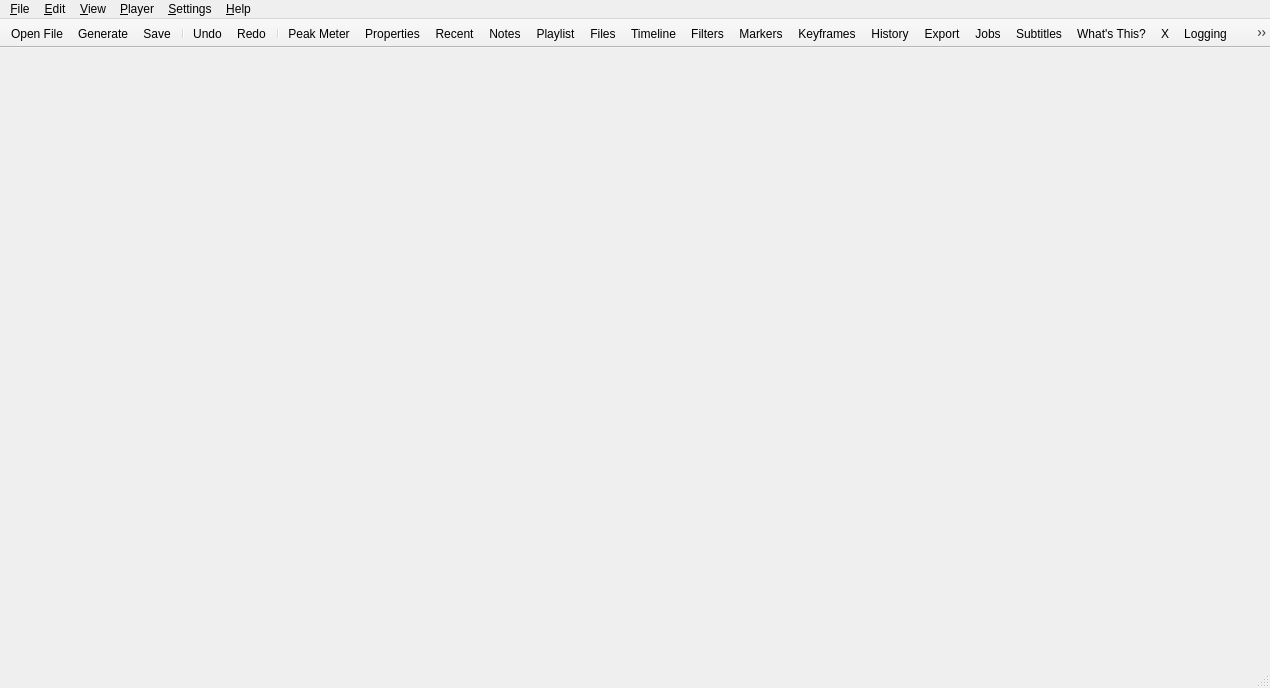
<?xml version="1.0" encoding="UTF-8"?>
<ui version="4.0">
 <class>MainWindow</class>
 <widget class="QMainWindow" name="MainWindow">
  <property name="geometry">
   <rect>
    <x>0</x>
    <y>0</y>
    <width>1270</width>
    <height>688</height>
   </rect>
  </property>
  <property name="windowTitle">
   <string>LingCut</string>
  </property>
  <property name="windowIcon">
   <iconset resource="../icons/resources.qrc">
    <normaloff>:/icons/lingcut-logo-64.png</normaloff>:/icons/lingcut-logo-64.png</iconset>
  </property>
  <widget class="QWidget" name="centralWidget">
   <layout class="QHBoxLayout" name="horizontalLayout">
    <property name="leftMargin">
     <number>0</number>
    </property>
    <property name="topMargin">
     <number>4</number>
    </property>
    <property name="rightMargin">
     <number>0</number>
    </property>
    <property name="bottomMargin">
     <number>0</number>
    </property>
   </layout>
  </widget>
  <widget class="QMenuBar" name="menuBar">
   <property name="geometry">
    <rect>
     <x>0</x>
     <y>0</y>
     <width>1270</width>
     <height>29</height>
    </rect>
   </property>
   <widget class="QMenu" name="menuFile">
    <property name="title">
     <string>&amp;File</string>
    </property>
    <widget class="QMenu" name="menuExport">
     <property name="title">
      <string>Export</string>
     </property>
     <addaction name="actionExportFrame"/>
     <addaction name="actionExportVideo"/>
     <addaction name="actionExportChapters"/>
     <addaction name="actionExportEDL"/>
    </widget>
    <widget class="QMenu" name="menuOtherVersions">
     <property name="title">
      <string>Other Versions</string>
     </property>
     <addaction name="separator"/>
    </widget>
    <widget class="QMenu" name="menuNew">
     <property name="title">
      <string>New</string>
     </property>
     <addaction name="actionNew"/>
    </widget>
    <addaction name="menuNew"/>
    <addaction name="actionOpen"/>
    <addaction name="actionOpenOther"/>
    <addaction name="actionOpenXML"/>
    <addaction name="separator"/>
    <addaction name="actionSave"/>
    <addaction name="actionSave_As"/>
    <addaction name="actionBackupSave"/>
    <addaction name="menuOtherVersions"/>
    <addaction name="separator"/>
    <addaction name="actionShowProjectFolder"/>
    <addaction name="menuExport"/>
    <addaction name="actionClose"/>
    <addaction name="separator"/>
    <addaction name="actionExit"/>
   </widget>
   <widget class="QMenu" name="menuView">
    <property name="title">
     <string>&amp;View</string>
    </property>
    <widget class="QMenu" name="menuLayout">
     <property name="title">
      <string>Layout</string>
     </property>
     <addaction name="actionLayoutLogging"/>
     <addaction name="actionLayoutEditing"/>
     <addaction name="actionLayoutEffects"/>
     <addaction name="actionLayoutColor"/>
     <addaction name="actionLayoutAudio"/>
     <addaction name="actionLayoutPlayer"/>
     <addaction name="separator"/>
     <addaction name="actionLayoutClip"/>
     <addaction name="actionLayoutPlaylist"/>
     <addaction name="separator"/>
     <addaction name="actionRestoreLayout"/>
     <addaction name="actionLayoutAdd"/>
    </widget>
    <addaction name="actionEnterFullScreen"/>
    <addaction name="menuLayout"/>
    <addaction name="actionShowTitleBars"/>
    <addaction name="actionShowToolbar"/>
    <addaction name="actionShowSmallIcons"/>
    <addaction name="actionShowTextUnderIcons"/>
    <addaction name="separator"/>
   </widget>
   <widget class="QMenu" name="menuEdit">
    <property name="title">
     <string>&amp;Edit</string>
    </property>
   </widget>
   <widget class="QMenu" name="menuPlayer">
    <property name="title">
     <string>&amp;Player</string>
    </property>
   </widget>
   <widget class="QMenu" name="menuHelp">
    <property name="title">
     <string>&amp;Help</string>
    </property>
    <addaction name="actionTopics"/>
    <addaction name="actionKeyboardShortcuts"/>
    <addaction name="actionWhatsThis"/>
    <addaction name="actionUpgrade"/>
    <addaction name="actionFAQ"/>
    <addaction name="actionTutorials"/>
    <addaction name="actionForum"/>
    <addaction name="separator"/>
    <addaction name="actionAbout_Shotcut"/>
    <addaction name="actionAbout_Qt"/>
   </widget>
   <widget class="QMenu" name="menuSettings">
    <property name="title">
     <string>&amp;Settings</string>
    </property>
    <widget class="QMenu" name="menuAudioChannels">
     <property name="title">
      <string>Audio Channels</string>
     </property>
     <addaction name="actionChannels1"/>
     <addaction name="actionChannels2"/>
     <addaction name="actionChannels4"/>
     <addaction name="actionChannels6"/>
    </widget>
    <widget class="QMenu" name="menuProfile">
     <property name="title">
      <string>Video Mode</string>
     </property>
     <addaction name="actionProfileAutomatic"/>
    </widget>
    <widget class="QMenu" name="menuProcessingMode">
     <property name="title">
      <string>Processing Mode</string>
     </property>
     <addaction name="actionNative8bitCpu"/>
     <addaction name="actionNative10bitCpu"/>
     <addaction name="actionLinear10bitCpu"/>
     <addaction name="actionLinear10bitGpuCpu"/>
    </widget>
    <widget class="QMenu" name="menuLanguage">
     <property name="title">
      <string>Language</string>
     </property>
    </widget>
    <widget class="QMenu" name="menuTheme">
     <property name="title">
      <string>Theme</string>
     </property>
     <addaction name="actionSystemTheme"/>
     <addaction name="actionSystemFusion"/>
     <addaction name="actionFusionDark"/>
     <addaction name="actionFusionLight"/>
    </widget>
    <widget class="QMenu" name="menuDrawingMethod">
     <property name="title">
      <string>Display Method</string>
     </property>
     <addaction name="actionDrawingAutomatic"/>
     <addaction name="actionDrawingOpenGL"/>
     <addaction name="actionDrawingDirectX"/>
     <addaction name="actionDrawingSoftware"/>
    </widget>
    <widget class="QMenu" name="menuJobPriority">
     <property name="title">
      <string>Job Priority</string>
     </property>
     <addaction name="actionJobPriorityLow"/>
     <addaction name="actionJobPriorityNormal"/>
    </widget>
    <widget class="QMenu" name="menuTimeline">
     <property name="title">
      <string>Timeline</string>
     </property>
    </widget>
    <widget class="QMenu" name="menuPlaylist">
     <property name="title">
      <string>Playlist</string>
     </property>
    </widget>
    <widget class="QMenu" name="menuData_Directory">
     <property name="title">
      <string>App Data Directory</string>
     </property>
     <addaction name="actionAppDataSet"/>
     <addaction name="actionAppDataShow"/>
    </widget>
    <widget class="QMenu" name="menuPreviewScaling">
     <property name="title">
      <string>Preview Scaling</string>
     </property>
     <addaction name="actionPreviewNone"/>
     <addaction name="actionPreview360"/>
     <addaction name="actionPreview540"/>
     <addaction name="actionPreview720"/>
     <addaction name="actionPreview1080"/>
     <addaction name="separator"/>
     <addaction name="actionPreviewHardwareDecoder"/>
    </widget>
    <widget class="QMenu" name="menuTimeFormat">
     <property name="title">
      <string>Time Format</string>
     </property>
     <addaction name="actionTimeClock"/>
     <addaction name="actionTimeDF"/>
     <addaction name="actionTimeNDF"/>
     <addaction name="actionTimeFrames"/>
    </widget>
    <widget class="QMenu" name="menuProxy">
     <property name="title">
      <string>Proxy</string>
     </property>
     <widget class="QMenu" name="menuStorage">
      <property name="title">
       <string>Storage</string>
      </property>
      <addaction name="actionProxyStorageSet"/>
      <addaction name="actionProxyStorageShow"/>
      <addaction name="actionProxyUseProjectFolder"/>
     </widget>
     <addaction name="actionUseProxy"/>
     <addaction name="menuStorage"/>
     <addaction name="separator"/>
     <addaction name="actionProxyUseHardware"/>
     <addaction name="actionProxyConfigureHardware"/>
    </widget>
    <widget class="QMenu" name="menuPlayerSettings">
     <property name="title">
      <string>Player</string>
     </property>
     <widget class="QMenu" name="menuDeinterlacer">
      <property name="title">
       <string>Deinterlacer</string>
      </property>
      <addaction name="actionOneField"/>
      <addaction name="actionYadifTemporal"/>
      <addaction name="actionYadifSpatial"/>
      <addaction name="actionBwdif"/>
     </widget>
     <widget class="QMenu" name="menuInterpolation">
      <property name="title">
       <string>Interpolation</string>
      </property>
      <addaction name="actionNearest"/>
      <addaction name="actionBilinear"/>
      <addaction name="actionBicubic"/>
      <addaction name="actionHyper"/>
     </widget>
     <widget class="QMenu" name="menuExternal">
      <property name="title">
       <string>External Monitor</string>
      </property>
      <addaction name="actionExternalNone"/>
     </widget>
     <addaction name="actionPauseAfterSeek"/>
     <addaction name="actionScrubAudio"/>
     <addaction name="actionJack"/>
     <addaction name="actionRealtime"/>
     <addaction name="actionProgressive"/>
     <addaction name="menuDeinterlacer"/>
     <addaction name="menuInterpolation"/>
     <addaction name="menuExternal"/>
     <addaction name="actionSync"/>
    </widget>
    <widget class="QMenu" name="menuBackup">
     <property name="title">
      <string>Backup</string>
     </property>
     <addaction name="actionBackupManually"/>
     <addaction name="actionBackupHourly"/>
     <addaction name="actionBackupDaily"/>
     <addaction name="actionBackupWeekly"/>
    </widget>
    <addaction name="actionProject"/>
    <addaction name="menuProfile"/>
    <addaction name="menuProcessingMode"/>
    <addaction name="menuAudioChannels"/>
    <addaction name="menuBackup"/>
    <addaction name="actionUser_Interface"/>
    <addaction name="menuPreviewScaling"/>
    <addaction name="menuProxy"/>
    <addaction name="menuPlayerSettings"/>
    <addaction name="menuPlaylist"/>
    <addaction name="menuTimeline"/>
    <addaction name="menuTimeFormat"/>
    <addaction name="menuLanguage"/>
    <addaction name="menuTheme"/>
    <addaction name="menuDrawingMethod"/>
    <addaction name="menuJobPriority"/>
    <addaction name="menuData_Directory"/>
    <addaction name="actionAudioVideoDevice"/>
    <addaction name="actionClearRecentOnExit"/>
    <addaction name="separator"/>
    <addaction name="actionReset"/>
   </widget>
   <addaction name="menuFile"/>
   <addaction name="menuEdit"/>
   <addaction name="menuView"/>
   <addaction name="menuPlayer"/>
   <addaction name="menuSettings"/>
   <addaction name="menuHelp"/>
  </widget>
  <widget class="QToolBar" name="mainToolBar">
   <property name="windowTitle">
    <string>Toolbar</string>
   </property>
   <property name="styleSheet">
    <string notr="true">QToolButton:checked { color: palette(highlighted-text); background-color: palette(highlight); border: none; padding: 2px }</string>
   </property>
   <property name="movable">
    <bool>false</bool>
   </property>
   <property name="toolButtonStyle">
    <enum>Qt::ToolButtonStyle::ToolButtonFollowStyle</enum>
   </property>
   <property name="floatable">
    <bool>false</bool>
   </property>
   <property name="Movable" stdset="0">
    <bool>false</bool>
   </property>
   <attribute name="toolBarArea">
    <enum>TopToolBarArea</enum>
   </attribute>
   <attribute name="toolBarBreak">
    <bool>false</bool>
   </attribute>
   <addaction name="actionOpen"/>
   <addaction name="actionOpenOther2"/>
   <addaction name="actionSave"/>
   <addaction name="separator"/>
   <addaction name="actionUndo"/>
   <addaction name="actionRedo"/>
   <addaction name="separator"/>
   <addaction name="actionAudioMeter"/>
   <addaction name="actionProperties"/>
   <addaction name="actionRecent"/>
   <addaction name="actionNotes"/>
   <addaction name="actionPlaylist"/>
   <addaction name="actionFiles"/>
   <addaction name="actionTimeline"/>
   <addaction name="actionFilters"/>
   <addaction name="actionMarkers"/>
   <addaction name="actionKeyframes"/>
   <addaction name="actionHistory"/>
   <addaction name="actionEncode"/>
   <addaction name="actionJobs"/>
   <addaction name="actionSubtitles"/>
   <addaction name="actionWhatsThis"/>
   <addaction name="dummyAction"/>
   <addaction name="actionLayoutLogging"/>
   <addaction name="actionLayoutEditing"/>
   <addaction name="actionLayoutEffects"/>
   <addaction name="actionLayoutColor"/>
   <addaction name="actionLayoutAudio"/>
   <addaction name="actionLayoutPlayer"/>
  </widget>
  <widget class="QStatusBar" name="statusBar"/>
  <action name="actionOpen">
   <property name="icon">
    <iconset theme="document-open" resource="../icons/resources.qrc">
     <normaloff>:/icons/oxygen/32x32/actions/document-open.png</normaloff>:/icons/oxygen/32x32/actions/document-open.png</iconset>
   </property>
   <property name="text">
    <string>&amp;Open File...</string>
   </property>
   <property name="toolTip">
    <string>Open a video, audio, image, or project file</string>
   </property>
   <property name="shortcut">
    <string notr="true">Ctrl+O</string>
   </property>
   <property name="iconVisibleInMenu">
    <bool>false</bool>
   </property>
  </action>
  <action name="actionExit">
   <property name="text">
    <string>E&amp;xit</string>
   </property>
   <property name="toolTip">
    <string>Quit the application</string>
   </property>
   <property name="shortcut">
    <string notr="true">Ctrl+Q</string>
   </property>
  </action>
  <action name="actionAbout_Shotcut">
   <property name="text">
    <string>&amp;About Shotcut</string>
   </property>
   <property name="menuRole">
    <enum>QAction::MenuRole::AboutRole</enum>
   </property>
  </action>
  <action name="actionAbout_Qt">
   <property name="text">
    <string>About Qt</string>
   </property>
   <property name="menuRole">
    <enum>QAction::MenuRole::AboutQtRole</enum>
   </property>
  </action>
  <action name="actionOpenOther">
   <property name="text">
    <string>Open Other...</string>
   </property>
   <property name="toolTip">
    <string>Open a device, stream or generator</string>
   </property>
   <property name="shortcut">
    <string notr="true">Ctrl+Shift+O</string>
   </property>
   <property name="iconVisibleInMenu">
    <bool>false</bool>
   </property>
  </action>
  <action name="actionSave">
   <property name="icon">
    <iconset theme="document-save" resource="../icons/resources.qrc">
     <normaloff>:/icons/oxygen/32x32/actions/document-save.png</normaloff>:/icons/oxygen/32x32/actions/document-save.png</iconset>
   </property>
   <property name="text">
    <string>&amp;Save</string>
   </property>
   <property name="toolTip">
    <string>Save project as a MLT XML file</string>
   </property>
   <property name="whatsThis">
    <string notr="true">https://forum.shotcut.org/t/file-save-and-save-as/12973/1</string>
   </property>
   <property name="shortcut">
    <string notr="true">Ctrl+S</string>
   </property>
   <property name="iconVisibleInMenu">
    <bool>false</bool>
   </property>
  </action>
  <action name="actionSave_As">
   <property name="text">
    <string>Save &amp;As...</string>
   </property>
   <property name="toolTip">
    <string>Save project to a different MLT XML file</string>
   </property>
   <property name="whatsThis">
    <string notr="true">https://forum.shotcut.org/t/file-save-and-save-as/12973/1</string>
   </property>
   <property name="shortcut">
    <string notr="true">Ctrl+Shift+S</string>
   </property>
  </action>
  <action name="actionEncode">
   <property name="icon">
    <iconset theme="media-record" resource="../icons/resources.qrc">
     <normaloff>:/icons/oxygen/32x32/actions/media-record.png</normaloff>:/icons/oxygen/32x32/actions/media-record.png</iconset>
   </property>
   <property name="text">
    <string>Export</string>
   </property>
   <property name="toolTip">
    <string>Export</string>
   </property>
   <property name="whatsThis">
    <string notr="true">https://forum.shotcut.org/t/export-basics/12953//1</string>
   </property>
  </action>
  <action name="actionUndo">
   <property name="icon">
    <iconset theme="edit-undo" resource="../icons/resources.qrc">
     <normaloff>:/icons/oxygen/32x32/actions/edit-undo.png</normaloff>:/icons/oxygen/32x32/actions/edit-undo.png</iconset>
   </property>
   <property name="text">
    <string>&amp;Undo</string>
   </property>
   <property name="whatsThis">
    <string notr="true">https://forum.shotcut.org/t/undo-and-redo/12979/1</string>
   </property>
  </action>
  <action name="actionRedo">
   <property name="icon">
    <iconset theme="edit-redo" resource="../icons/resources.qrc">
     <normaloff>:/icons/oxygen/32x32/actions/edit-redo.png</normaloff>:/icons/oxygen/32x32/actions/edit-redo.png</iconset>
   </property>
   <property name="text">
    <string>&amp;Redo</string>
   </property>
   <property name="whatsThis">
    <string notr="true">https://forum.shotcut.org/t/undo-and-redo/12979/1</string>
   </property>
  </action>
  <action name="actionForum">
   <property name="text">
    <string>Forum...</string>
   </property>
  </action>
  <action name="actionFAQ">
   <property name="text">
    <string>FAQ...</string>
   </property>
  </action>
  <action name="actionEnterFullScreen">
   <property name="icon">
    <iconset theme="view-fullscreen" resource="../icons/resources.qrc">
     <normaloff>:/icons/oxygen/32x32/actions/view-fullscreen.png</normaloff>:/icons/oxygen/32x32/actions/view-fullscreen.png</iconset>
   </property>
   <property name="text">
    <string>Enter Full Screen</string>
   </property>
   <property name="shortcut">
    <string>F11</string>
   </property>
  </action>
  <action name="actionAudioMeter">
   <property name="icon">
    <iconset theme="audio-meter" resource="../icons/resources.qrc">
     <normaloff>:/icons/light/32x32/audio-meter.png</normaloff>:/icons/light/32x32/audio-meter.png</iconset>
   </property>
   <property name="text">
    <string>Peak Meter</string>
   </property>
   <property name="toolTip">
    <string>Audio Peak Meter</string>
   </property>
   <property name="whatsThis">
    <string notr="true">https://forum.shotcut.org/t/audio-peak-meter-scope/12918/1</string>
   </property>
  </action>
  <action name="actionProperties">
   <property name="icon">
    <iconset theme="dialog-information" resource="../icons/resources.qrc">
     <normaloff>:/icons/oxygen/32x32/status/dialog-information.png</normaloff>:/icons/oxygen/32x32/status/dialog-information.png</iconset>
   </property>
   <property name="text">
    <string>Properties</string>
   </property>
   <property name="whatsThis">
    <string notr="true">https://forum.shotcut.org/t/user-guide-table-of-contents/43285#p-145073-properties-14</string>
   </property>
  </action>
  <action name="actionRecent">
   <property name="icon">
    <iconset theme="document-open-recent" resource="../icons/resources.qrc">
     <normaloff>:/icons/oxygen/32x32/actions/document-open-recent.png</normaloff>:/icons/oxygen/32x32/actions/document-open-recent.png</iconset>
   </property>
   <property name="text">
    <string>Recent</string>
   </property>
   <property name="whatsThis">
    <string notr="true">https://forum.shotcut.org/t/recent-panel/12941/1</string>
   </property>
  </action>
  <action name="actionPlaylist">
   <property name="icon">
    <iconset theme="view-media-playlist" resource="../icons/resources.qrc">
     <normaloff>:/icons/oxygen/32x32/actions/view-media-playlist.png</normaloff>:/icons/oxygen/32x32/actions/view-media-playlist.png</iconset>
   </property>
   <property name="text">
    <string>Playlist</string>
   </property>
   <property name="whatsThis">
    <string notr="true">https://forum.shotcut.org/t/about-the-playlist/12951/1</string>
   </property>
  </action>
  <action name="actionHistory">
   <property name="icon">
    <iconset theme="view-history" resource="../icons/resources.qrc">
     <normaloff>:/icons/oxygen/32x32/actions/view-history.png</normaloff>:/icons/oxygen/32x32/actions/view-history.png</iconset>
   </property>
   <property name="text">
    <string>History</string>
   </property>
   <property name="whatsThis">
    <string notr="true">https://forum.shotcut.org/t/history-panel/12944/1</string>
   </property>
  </action>
  <action name="actionRealtime">
   <property name="checkable">
    <bool>true</bool>
   </property>
   <property name="checked">
    <bool>true</bool>
   </property>
   <property name="text">
    <string>Realtime (frame dropping)</string>
   </property>
  </action>
  <action name="actionProgressive">
   <property name="checkable">
    <bool>true</bool>
   </property>
   <property name="checked">
    <bool>true</bool>
   </property>
   <property name="text">
    <string>Progressive</string>
   </property>
  </action>
  <action name="actionNative8bitCpu">
   <property name="checkable">
    <bool>true</bool>
   </property>
   <property name="text">
    <string>Native 8-bit CPU (fast, flexible)</string>
   </property>
  </action>
  <action name="actionNative10bitCpu">
   <property name="checkable">
    <bool>true</bool>
   </property>
   <property name="text">
    <string>Native 10-bit CPU (slower, better)</string>
   </property>
  </action>
  <action name="actionLinear10bitCpu">
   <property name="checkable">
    <bool>true</bool>
   </property>
   <property name="text">
    <string>Linear 10-bit CPU (slowest, best)</string>
   </property>
  </action>
  <action name="actionLinear10bitGpuCpu">
   <property name="checkable">
    <bool>true</bool>
   </property>
   <property name="text">
    <string>Linear 10-bit GPU/CPU (Experimental)</string>
   </property>
  </action>
  <action name="actionChannels1">
   <property name="checkable">
    <bool>true</bool>
   </property>
   <property name="text">
    <string>1 (mono)</string>
   </property>
  </action>
  <action name="actionChannels2">
   <property name="checkable">
    <bool>true</bool>
   </property>
   <property name="text">
    <string>2 (stereo)</string>
   </property>
  </action>
  <action name="actionChannels4">
   <property name="checkable">
    <bool>true</bool>
   </property>
   <property name="text">
    <string>4 (quad/Ambisonics)</string>
   </property>
  </action>
  <action name="actionChannels6">
   <property name="checkable">
    <bool>true</bool>
   </property>
   <property name="text">
    <string>6 (5.1 surround)</string>
   </property>
  </action>
  <action name="actionOneField">
   <property name="checkable">
    <bool>true</bool>
   </property>
   <property name="checked">
    <bool>true</bool>
   </property>
   <property name="text">
    <string>One Field (fast)</string>
   </property>
  </action>
  <action name="actionYadifTemporal">
   <property name="checkable">
    <bool>true</bool>
   </property>
   <property name="text">
    <string>YADIF - temporal only (good)</string>
   </property>
  </action>
  <action name="actionYadifSpatial">
   <property name="checkable">
    <bool>true</bool>
   </property>
   <property name="text">
    <string>YADIF - temporal + spatial (better)</string>
   </property>
  </action>
  <action name="actionBwdif">
   <property name="checkable">
    <bool>true</bool>
   </property>
   <property name="text">
    <string>BWDIF (best)</string>
   </property>
  </action>
  <action name="actionNearest">
   <property name="checkable">
    <bool>true</bool>
   </property>
   <property name="checked">
    <bool>true</bool>
   </property>
   <property name="text">
    <string>Nearest Neighbor (fast)</string>
   </property>
  </action>
  <action name="actionBilinear">
   <property name="checkable">
    <bool>true</bool>
   </property>
   <property name="text">
    <string>Bilinear (good)</string>
   </property>
  </action>
  <action name="actionBicubic">
   <property name="checkable">
    <bool>true</bool>
   </property>
   <property name="text">
    <string>Bicubic (better)</string>
   </property>
  </action>
  <action name="actionHyper">
   <property name="checkable">
    <bool>true</bool>
   </property>
   <property name="text">
    <string>Lanczos (best)</string>
   </property>
  </action>
  <action name="actionProfileAutomatic">
   <property name="checkable">
    <bool>true</bool>
   </property>
   <property name="checked">
    <bool>true</bool>
   </property>
   <property name="text">
    <string>Automatic</string>
   </property>
  </action>
  <action name="actionExternalNone">
   <property name="checkable">
    <bool>true</bool>
   </property>
   <property name="checked">
    <bool>true</bool>
   </property>
   <property name="text">
    <string>None</string>
   </property>
  </action>
  <action name="actionJack">
   <property name="checkable">
    <bool>true</bool>
   </property>
   <property name="text">
    <string>Use JACK Audio</string>
   </property>
  </action>
  <action name="actionFilters">
   <property name="icon">
    <iconset theme="view-filter" resource="../icons/resources.qrc">
     <normaloff>:/icons/oxygen/32x32/actions/view-filter.png</normaloff>:/icons/oxygen/32x32/actions/view-filter.png</iconset>
   </property>
   <property name="text">
    <string>Filters</string>
   </property>
   <property name="toolTip">
    <string>Filters</string>
   </property>
   <property name="whatsThis">
    <string notr="true">https://forum.shotcut.org/t/add-search-remove-and-reorder-filters/48127/1</string>
   </property>
  </action>
  <action name="actionAddCustomProfile">
   <property name="text">
    <string>Add...</string>
   </property>
  </action>
  <action name="actionSystemTheme">
   <property name="checkable">
    <bool>true</bool>
   </property>
   <property name="text">
    <string>System</string>
   </property>
   <property name="toolTip">
    <string>Use the user or platform style, colors, and icons.</string>
   </property>
  </action>
  <action name="actionSystemFusion">
   <property name="checkable">
    <bool>true</bool>
   </property>
   <property name="text">
    <string>System Fusion</string>
   </property>
  </action>
  <action name="actionFusionDark">
   <property name="checkable">
    <bool>true</bool>
   </property>
   <property name="text">
    <string>Fusion Dark</string>
   </property>
  </action>
  <action name="actionFusionLight">
   <property name="checkable">
    <bool>true</bool>
   </property>
   <property name="text">
    <string>Fusion Light</string>
   </property>
  </action>
  <action name="actionTutorials">
   <property name="text">
    <string>Tutorials...</string>
   </property>
  </action>
  <action name="actionTimeline">
   <property name="icon">
    <iconset theme="view-time-schedule" resource="../icons/resources.qrc">
     <normaloff>:/icons/oxygen/32x32/actions/view-time-schedule.png</normaloff>:/icons/oxygen/32x32/actions/view-time-schedule.png</iconset>
   </property>
   <property name="text">
    <string>Timeline</string>
   </property>
   <property name="whatsThis">
    <string notr="true">https://forum.shotcut.org/t/about-the-timeline/12952/1</string>
   </property>
  </action>
  <action name="actionRestoreLayout">
   <property name="text">
    <string>Restore Default Layout</string>
   </property>
   <property name="toolTip">
    <string>Restore Default Layout</string>
   </property>
  </action>
  <action name="actionShowTitleBars">
   <property name="checkable">
    <bool>true</bool>
   </property>
   <property name="text">
    <string>Show Title Bars</string>
   </property>
  </action>
  <action name="actionShowToolbar">
   <property name="checkable">
    <bool>true</bool>
   </property>
   <property name="text">
    <string>Show Toolbar</string>
   </property>
  </action>
  <action name="actionUpgrade">
   <property name="text">
    <string>Upgrade...</string>
   </property>
  </action>
  <action name="actionOpenXML">
   <property name="text">
    <string>Open MLT XML As Clip...</string>
   </property>
   <property name="toolTip">
    <string>Open a MLT XML project file as a virtual clip</string>
   </property>
  </action>
  <action name="actionScrubAudio">
   <property name="checkable">
    <bool>true</bool>
   </property>
   <property name="text">
    <string>Scrub Audio</string>
   </property>
  </action>
  <action name="actionDrawingAutomatic">
   <property name="checkable">
    <bool>true</bool>
   </property>
   <property name="checked">
    <bool>true</bool>
   </property>
   <property name="text">
    <string>Automatic</string>
   </property>
  </action>
  <action name="actionDrawingOpenGL">
   <property name="checkable">
    <bool>true</bool>
   </property>
   <property name="text">
    <string notr="true">OpenGL</string>
   </property>
  </action>
  <action name="actionDrawingDirectX">
   <property name="checkable">
    <bool>true</bool>
   </property>
   <property name="text">
    <string notr="true">DirectX (ANGLE)</string>
   </property>
  </action>
  <action name="actionDrawingSoftware">
   <property name="checkable">
    <bool>true</bool>
   </property>
   <property name="text">
    <string extracomment="Do not translate &quot;Mesa&quot;">Software (Mesa)</string>
   </property>
  </action>
  <action name="actionJobPriorityLow">
   <property name="checkable">
    <bool>true</bool>
   </property>
   <property name="text">
    <string>Low</string>
   </property>
  </action>
  <action name="actionJobPriorityNormal">
   <property name="checkable">
    <bool>true</bool>
   </property>
   <property name="text">
    <string>Normal</string>
   </property>
  </action>
  <action name="actionResources">
   <property name="text">
    <string>Resources...</string>
   </property>
  </action>
  <action name="actionApplicationLog">
   <property name="text">
    <string>Application Log...</string>
   </property>
  </action>
  <action name="actionProject">
   <property name="enabled">
    <bool>true</bool>
   </property>
   <property name="text">
    <string>Project</string>
   </property>
  </action>
  <action name="actionUser_Interface">
   <property name="enabled">
    <bool>true</bool>
   </property>
   <property name="text">
    <string>User Interface</string>
   </property>
  </action>
  <action name="actionClose">
   <property name="icon">
    <iconset theme="window-close"/>
   </property>
   <property name="text">
    <string>Close</string>
   </property>
   <property name="shortcut">
    <string notr="true">Ctrl+W</string>
   </property>
   <property name="iconVisibleInMenu">
    <bool>false</bool>
   </property>
  </action>
  <action name="actionExportEDL">
   <property name="text">
    <string>EDL...</string>
   </property>
   <property name="iconText">
    <string>Export EDL</string>
   </property>
   <property name="toolTip">
    <string>Export EDL</string>
   </property>
  </action>
  <action name="actionExportFrame">
   <property name="text">
    <string>Frame...</string>
   </property>
   <property name="iconText">
    <string>Export Frame</string>
   </property>
   <property name="toolTip">
    <string>Export Frame</string>
   </property>
   <property name="shortcut">
    <string notr="true">Ctrl+Shift+E</string>
   </property>
  </action>
  <action name="actionExportVideo">
   <property name="text">
    <string>Video/Audio...</string>
   </property>
   <property name="iconText">
    <string>Export Video/Audio</string>
   </property>
   <property name="toolTip">
    <string>Export Video/Audio</string>
   </property>
   <property name="shortcut">
    <string notr="true">Ctrl+E</string>
   </property>
  </action>
  <action name="actionAppDataSet">
   <property name="text">
    <string>Set...</string>
   </property>
  </action>
  <action name="actionAppDataShow">
   <property name="text">
    <string>Show...</string>
   </property>
   <property name="toolTip">
    <string>Show</string>
   </property>
  </action>
  <action name="actionKeyframes">
   <property name="icon">
    <iconset theme="chronometer" resource="../icons/resources.qrc">
     <normaloff>:/icons/oxygen/32x32/actions/chronometer.png</normaloff>:/icons/oxygen/32x32/actions/chronometer.png</iconset>
   </property>
   <property name="text">
    <string>Keyframes</string>
   </property>
   <property name="toolTip">
    <string>Keyframes</string>
   </property>
   <property name="whatsThis">
    <string notr="true">https://forum.shotcut.org/t/about-keyframes/12957/1</string>
   </property>
  </action>
  <action name="actionNew">
   <property name="text">
    <string>Project</string>
   </property>
   <property name="toolTip">
    <string>Project</string>
   </property>
   <property name="shortcut">
    <string>Ctrl+N</string>
   </property>
  </action>
  <action name="actionScreenSnapshot">
   <property name="text">
    <string>Screen Snapshot</string>
   </property>
   <property name="toolTip">
    <string>Capture a screenshot</string>
   </property>
   <property name="visible">
    <bool>false</bool>
   </property>
  </action>
  <action name="actionScreenRecording">
   <property name="text">
    <string>Screen Recording</string>
   </property>
   <property name="toolTip">
    <string>Record the screen</string>
   </property>
   <property name="visible">
    <bool>false</bool>
   </property>
  </action>
  <action name="actionKeyboardShortcuts">
   <property name="text">
    <string>Actions and Shortcuts...</string>
   </property>
   <property name="shortcut">
    <string notr="true">?</string>
   </property>
  </action>
  <action name="actionLayoutAudio">
   <property name="checkable">
    <bool>true</bool>
   </property>
   <property name="text">
    <string>Audio</string>
   </property>
   <property name="toolTip">
    <string>Switch to the audio layout</string>
   </property>
   <property name="shortcut">
    <string>Alt+5</string>
   </property>
  </action>
  <action name="actionLayoutLogging">
   <property name="checkable">
    <bool>true</bool>
   </property>
   <property name="text">
    <string>Logging</string>
   </property>
   <property name="toolTip">
    <string>Switch to the logging layout</string>
   </property>
   <property name="shortcut">
    <string>Alt+1</string>
   </property>
  </action>
  <action name="actionLayoutEditing">
   <property name="checkable">
    <bool>true</bool>
   </property>
   <property name="text">
    <string>Editing</string>
   </property>
   <property name="toolTip">
    <string>Switch to the editing layout</string>
   </property>
   <property name="shortcut">
    <string>Alt+2</string>
   </property>
  </action>
  <action name="actionLayoutEffects">
   <property name="checkable">
    <bool>true</bool>
   </property>
   <property name="text">
    <string>FX</string>
   </property>
   <property name="toolTip">
    <string>Switch to the effects layout</string>
   </property>
   <property name="shortcut">
    <string>Alt+3</string>
   </property>
  </action>
  <action name="actionLayoutAdd">
   <property name="text">
    <string>Add...</string>
   </property>
  </action>
  <action name="actionProfileRemove">
   <property name="text">
    <string>Remove...</string>
   </property>
  </action>
  <action name="actionLayoutRemove">
   <property name="text">
    <string>Remove...</string>
   </property>
  </action>
  <action name="actionOpenOther2">
   <property name="icon">
    <iconset theme="document-new" resource="../icons/resources.qrc">
     <normaloff>:/icons/oxygen/32x32/actions/document-new.png</normaloff>:/icons/oxygen/32x32/actions/document-new.png</iconset>
   </property>
   <property name="text">
    <string>Generate</string>
   </property>
   <property name="whatsThis">
    <string notr="true">https://forum.shotcut.org/t/user-guide-table-of-contents/43285#p-145073-properties-14</string>
   </property>
   <property name="iconVisibleInMenu">
    <bool>false</bool>
   </property>
  </action>
  <action name="actionClearRecentOnExit">
   <property name="checkable">
    <bool>true</bool>
   </property>
   <property name="text">
    <string>Clear Recent on Exit</string>
   </property>
  </action>
  <action name="actionShowTextUnderIcons">
   <property name="checkable">
    <bool>true</bool>
   </property>
   <property name="text">
    <string>Show Text Under Icons</string>
   </property>
  </action>
  <action name="actionShowSmallIcons">
   <property name="checkable">
    <bool>true</bool>
   </property>
   <property name="text">
    <string>Show Small Icons</string>
   </property>
  </action>
  <action name="actionJobs">
   <property name="icon">
    <iconset theme="run-build" resource="../icons/resources.qrc">
     <normaloff>:/icons/oxygen/32x32/actions/run-build.png</normaloff>:/icons/oxygen/32x32/actions/run-build.png</iconset>
   </property>
   <property name="text">
    <string>Jobs</string>
   </property>
   <property name="whatsThis">
    <string notr="true">https://forum.shotcut.org/t/jobs-panel/12945/1</string>
   </property>
  </action>
  <action name="actionMarkers">
   <property name="icon">
    <iconset theme="marker" resource="../icons/resources.qrc">
     <normaloff>:/icons/oxygen/32x32/actions/marker.png</normaloff>:/icons/oxygen/32x32/actions/marker.png</iconset>
   </property>
   <property name="text">
    <string>Markers</string>
   </property>
   <property name="whatsThis">
    <string notr="true">https://forum.shotcut.org/t/timeline-markers/30535/1</string>
   </property>
  </action>
  <action name="actionNotes">
   <property name="icon">
    <iconset theme="document-edit" resource="../icons/resources.qrc">
     <normaloff>:/icons/oxygen/32x32/actions/document-edit.png</normaloff>:/icons/oxygen/32x32/actions/document-edit.png</iconset>
   </property>
   <property name="text">
    <string>Notes</string>
   </property>
   <property name="whatsThis">
    <string notr="true">https://forum.shotcut.org/t/notes-panel/33110/1</string>
   </property>
  </action>
  <action name="actionSubtitles">
   <property name="icon">
    <iconset theme="subtitle" resource="../icons/resources.qrc">
     <normaloff>:/icons/oxygen/32x32/actions/subtitle.png</normaloff>:/icons/oxygen/32x32/actions/subtitle.png</iconset>
   </property>
   <property name="text">
    <string>Subtitles</string>
   </property>
   <property name="whatsThis">
    <string notr="true">https://forum.shotcut.org/t/subtitles-panel/45312/1</string>
   </property>
  </action>
  <action name="actionPreview540">
   <property name="checkable">
    <bool>true</bool>
   </property>
   <property name="text">
    <string>540p</string>
   </property>
   <property name="shortcut">
    <string notr="true">F8</string>
   </property>
  </action>
  <action name="actionPreview720">
   <property name="checkable">
    <bool>true</bool>
   </property>
   <property name="text">
    <string>720p</string>
   </property>
   <property name="shortcut">
    <string notr="true">F9</string>
   </property>
  </action>
  <action name="actionPreview1080">
   <property name="checkable">
    <bool>true</bool>
   </property>
   <property name="text">
    <string>1080p</string>
   </property>
  </action>
  <action name="actionPreviewNone">
   <property name="checkable">
    <bool>true</bool>
   </property>
   <property name="text">
    <string>None</string>
   </property>
   <property name="shortcut">
    <string notr="true">F6</string>
   </property>
  </action>
  <action name="actionPreview360">
   <property name="checkable">
    <bool>true</bool>
   </property>
   <property name="text">
    <string>360p</string>
   </property>
   <property name="shortcut">
    <string notr="true">F7</string>
   </property>
  </action>
  <action name="actionTimeDF">
   <property name="checkable">
    <bool>true</bool>
   </property>
   <property name="text">
    <string>Timecode (Drop-Frame)</string>
   </property>
  </action>
  <action name="actionTimeFrames">
   <property name="checkable">
    <bool>true</bool>
   </property>
   <property name="text">
    <string>Frames</string>
   </property>
  </action>
  <action name="actionTimeClock">
   <property name="checkable">
    <bool>true</bool>
   </property>
   <property name="text">
    <string>Clock</string>
   </property>
  </action>
  <action name="actionTimeNDF">
   <property name="checkable">
    <bool>true</bool>
   </property>
   <property name="text">
    <string>Timecode (Non-Drop Frame)</string>
   </property>
  </action>
  <action name="actionTopics">
   <property name="text">
    <string>Topics</string>
   </property>
   <property name="shortcut">
    <string notr="true">F1</string>
   </property>
  </action>
  <action name="actionSync">
   <property name="text">
    <string>Synchronization...</string>
   </property>
   <property name="toolTip">
    <string>Synchronization</string>
   </property>
  </action>
  <action name="actionUseProxy">
   <property name="checkable">
    <bool>true</bool>
   </property>
   <property name="text">
    <string>Use Proxy</string>
   </property>
   <property name="shortcut">
    <string notr="true">F4</string>
   </property>
  </action>
  <action name="actionProxyStorageSet">
   <property name="text">
    <string>Set...</string>
   </property>
   <property name="toolTip">
    <string>Set the proxy storage folder</string>
   </property>
  </action>
  <action name="actionProxyStorageShow">
   <property name="text">
    <string>Show...</string>
   </property>
   <property name="toolTip">
    <string>Show the proxy storage folder</string>
   </property>
  </action>
  <action name="actionProxyUseProjectFolder">
   <property name="checkable">
    <bool>true</bool>
   </property>
   <property name="checked">
    <bool>true</bool>
   </property>
   <property name="text">
    <string>Use Project Folder</string>
   </property>
   <property name="toolTip">
    <string>Store proxies in the project folder if defined</string>
   </property>
  </action>
  <action name="actionProxyUseHardware">
   <property name="checkable">
    <bool>true</bool>
   </property>
   <property name="text">
    <string>Use Hardware Encoder</string>
   </property>
  </action>
  <action name="actionPreviewHardwareDecoder">
   <property name="checkable">
    <bool>true</bool>
   </property>
   <property name="text">
    <string>Use Hardware Decoder</string>
   </property>
  </action>
  <action name="actionProxyConfigureHardware">
   <property name="text">
    <string>Configure Hardware Encoder...</string>
   </property>
  </action>
  <action name="actionLayoutColor">
   <property name="checkable">
    <bool>true</bool>
   </property>
   <property name="text">
    <string>Color</string>
   </property>
   <property name="toolTip">
    <string>Switch to the color layout</string>
   </property>
   <property name="shortcut">
    <string>Alt+4</string>
   </property>
  </action>
  <action name="actionLayoutPlayer">
   <property name="checkable">
    <bool>true</bool>
   </property>
   <property name="text">
    <string>Player</string>
   </property>
   <property name="toolTip">
    <string>Switch to the player only layout</string>
   </property>
   <property name="shortcut">
    <string>Alt+6</string>
   </property>
  </action>
  <action name="dummyAction">
   <property name="text">
    <string notr="true">X</string>
   </property>
   <property name="visible">
    <bool>false</bool>
   </property>
  </action>
  <action name="actionLayoutPlaylist">
   <property name="text">
    <string>Playlist Project</string>
   </property>
  </action>
  <action name="actionLayoutClip">
   <property name="text">
    <string>Clip-only Project</string>
   </property>
  </action>
  <action name="actionExportChapters">
   <property name="text">
    <string>Markers as Chapters...</string>
   </property>
   <property name="iconText">
    <string>Export Chapters</string>
   </property>
   <property name="toolTip">
    <string>Export Chapters</string>
   </property>
  </action>
  <action name="actionAudioVideoDevice">
   <property name="text">
    <string>Audio/Video Device...</string>
   </property>
  </action>
  <action name="actionReset">
   <property name="text">
    <string>Reset...</string>
   </property>
  </action>
  <action name="actionBackupSave">
   <property name="text">
    <string>Backup and Save</string>
   </property>
   <property name="toolTip">
    <string>Backup and Save</string>
   </property>
   <property name="shortcut">
    <string>Ctrl+Alt+S</string>
   </property>
  </action>
  <action name="actionBackupManually">
   <property name="checkable">
    <bool>true</bool>
   </property>
   <property name="text">
    <string>Manually</string>
   </property>
  </action>
  <action name="actionBackupHourly">
   <property name="checkable">
    <bool>true</bool>
   </property>
   <property name="text">
    <string>Hourly</string>
   </property>
  </action>
  <action name="actionBackupDaily">
   <property name="checkable">
    <bool>true</bool>
   </property>
   <property name="text">
    <string>Daily</string>
   </property>
  </action>
  <action name="actionBackupWeekly">
   <property name="checkable">
    <bool>true</bool>
   </property>
   <property name="checked">
    <bool>true</bool>
   </property>
   <property name="text">
    <string>Weekly</string>
   </property>
  </action>
  <action name="actionShowProjectFolder">
   <property name="text">
    <string>Show Project in Folder</string>
   </property>
  </action>
  <action name="actionPauseAfterSeek">
   <property name="checkable">
    <bool>true</bool>
   </property>
   <property name="checked">
    <bool>true</bool>
   </property>
   <property name="text">
    <string>Pause After Seek</string>
   </property>
  </action>
  <action name="actionFiles">
   <property name="icon">
    <iconset theme="system-file-manager" resource="../icons/resources.qrc">
     <normaloff>:/icons/oxygen/32x32/apps/system-file-manager.png</normaloff>:/icons/oxygen/32x32/apps/system-file-manager.png</iconset>
   </property>
   <property name="text">
    <string>Files</string>
   </property>
  </action>
  <action name="actionWhatsThis">
   <property name="icon">
    <iconset theme="help-contextual" resource="../icons/resources.qrc">
     <normaloff>:/icons/oxygen/32x32/actions/help-contextual.png</normaloff>:/icons/oxygen/32x32/actions/help-contextual.png</iconset>
   </property>
   <property name="text">
    <string>What's This?</string>
   </property>
   <property name="toolTip">
    <string>Get help about something by clicking it</string>
   </property>
   <property name="shortcut">
    <string notr="true">Shift+F1</string>
   </property>
  </action>
 </widget>
 <layoutdefault spacing="6" margin="11"/>
 <resources>
  <include location="../icons/resources.qrc"/>
 </resources>
 <connections>
  <connection>
   <sender>actionExit</sender>
   <signal>triggered()</signal>
   <receiver>MainWindow</receiver>
   <slot>close()</slot>
   <hints>
    <hint type="sourcelabel">
     <x>-1</x>
     <y>-1</y>
    </hint>
    <hint type="destinationlabel">
     <x>199</x>
     <y>149</y>
    </hint>
   </hints>
  </connection>
 </connections>
</ui>
